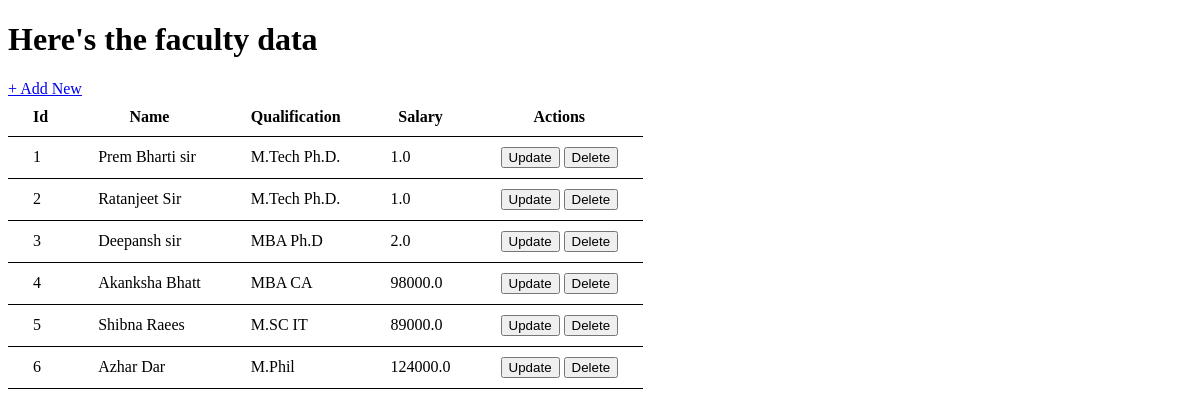
The page /faculty-data on the database as committed earlier.
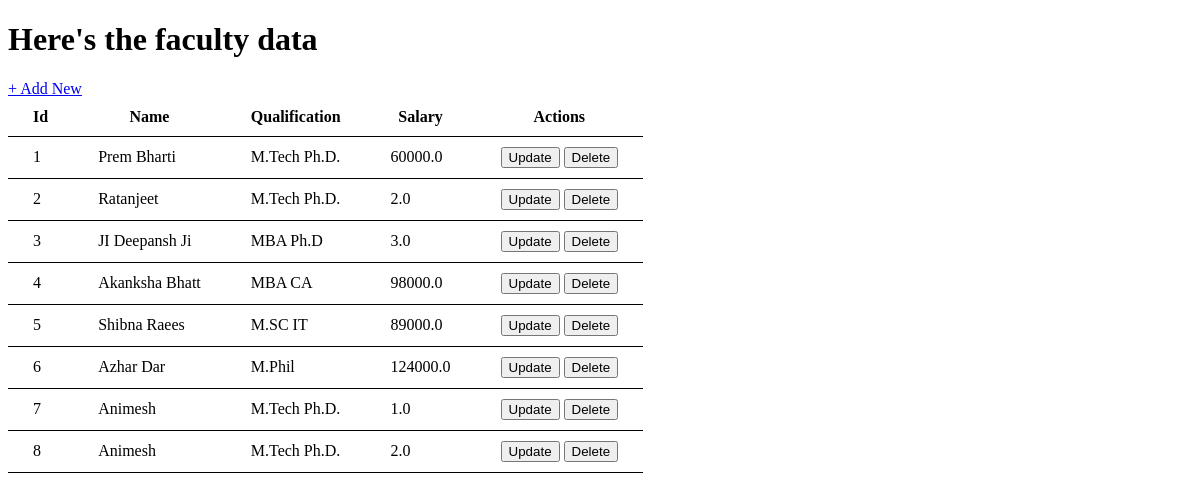
The same page on the database as committed later.
### app_one/models.py (models this page shows, shortened)
class Faculty(models.Model):
    faculty_name = models.CharField(max_length=40)
    qualification = models.CharField(max_length=20)
    salary = models.FloatField()

### app_one/views.py (the view)
# urls.py: path('faculty-data', views.facdata, name='faculty'),
def facdata(request):
    faculties = Faculty.objects.all()
    return render(request, 'faculty.html', {'all_faculty' : faculties})

### templates/faculty.html (shortened to what this page needs)
{% load static %}
<!DOCTYPE html>
<html lang="en">
<head>
    <link rel="stylesheet" href="{% static 'style.css' %}">
</head>
<body>
    <h1>Here's the faculty data</h1>
    <a href="{% url 'addFaculty' %}"> + Add New</a>
    <table>
        <tr>
            <th>Id</th>
            <th>Name</th>
            <th>Qualification</th>
            <th>Salary</th>
            <th>Actions</th>
        </tr>
        {% for faculty in all_faculty %}
        <tr>
            <td>{{ faculty.id }}</td>
            <td>{{ faculty.faculty_name }}</td>
            <td>{{ faculty.qualification }}</td>
            <td>{{ faculty.salary }}</td>
            <td>
                <a href="update/{{ faculty.id }}"><button>Update</button></a>
                <a href="delete/{{ faculty.id }}"><button>Delete</button></a>
            </td>
        </tr>
        {% endfor %}
    </table>
</body>
</html>

### static/style.css (style rules this page uses)
table { border-collapse: collapse; display: block; margin: auto; }
td, th { padding: 10px 25px; border-bottom: 1px solid black; }

Rows that differ between the two databases and show on the page:
changed Faculty id 1: faculty_name "Prem Bharti sir" → "Prem Bharti"; salary "1.0" → "60000.0"
changed Faculty id 2: faculty_name "Ratanjeet Sir" → "Ratanjeet"; salary "1.0" → "2.0"
changed Faculty "MBA Ph.D": faculty_name "Deepansh sir" → "JI Deepansh Ji"; salary "2.0" → "3.0"
added Faculty: id "7", faculty_name "Animesh", qualification "M.Tech Ph.D.", salary "1.0"
added Faculty: id "8", faculty_name "Animesh", qualification "M.Tech Ph.D.", salary "2.0"
